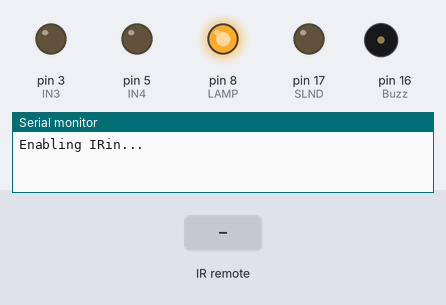
The sketch below on a simulated Arduino Uno, built with avr-gcc and run on an emulated ATmega328P. Shown: output pins drawn as LEDs (lit = HIGH), buzzer (waves = sounding, pin HIGH), the last lines printed to the serial monitor. Inputs (shaded band) come from the test bench.

Above: at 1.2 s.
1.3 s: infrared code 0x1F received
At 1.6 s:
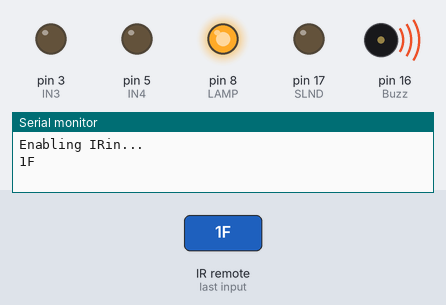
2.8 s: infrared code 0xA received
At 3.9 s:
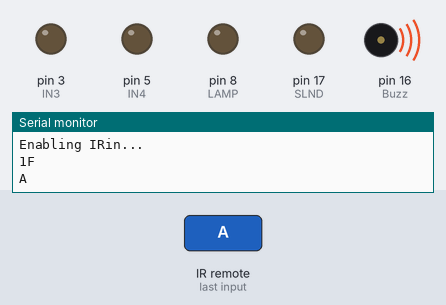
4.3 s: infrared code 0xE received
At 5.1 s:
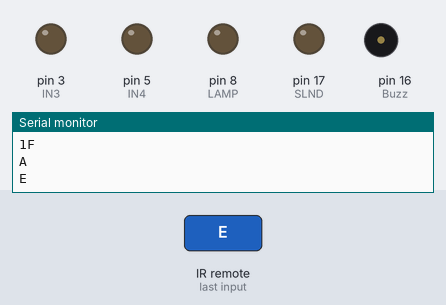
5.8 s: infrared code 0x0C received
At 6.2 s:
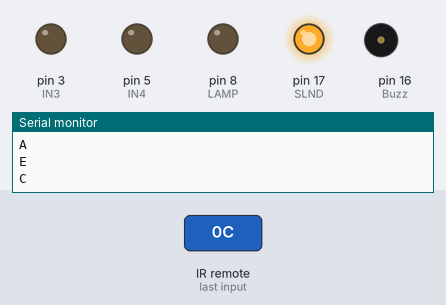
7.3 s: infrared code 0x1B received
At 8.5 s:
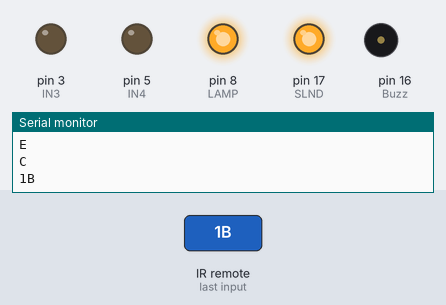
8.8 s: infrared code 0x1F received
At 9.7 s:
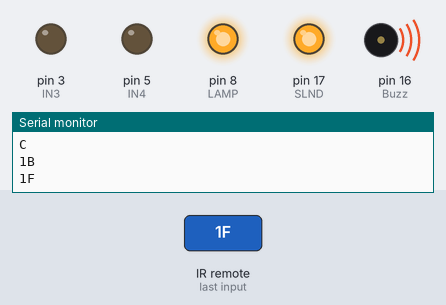
Timing chart, 0 to 11.3 s (numbered marks = the images above; inputs shaded):
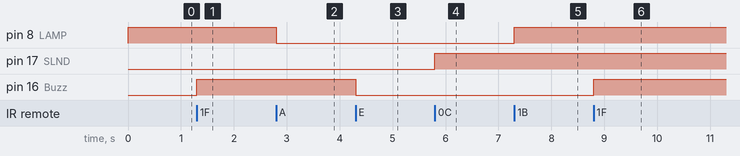

The sketch:

Home_Automation.ino
```cpp
/*
 * Title: Applience control using Remote control


 *****************Connections**********************************************
* Arduino Expansion Board                 Home Automation Connector Board
        SV1                                       J1
        SV2                                       J3
        SV3                                       J2

        Connect SV5 on Home automation connector board to 26 Pin connector on Home Automation board
 */

#include <Arduino.h>

#if !defined(RAW_BUFFER_LENGTH)
#  if RAMEND <= 0x4FF || RAMSIZE < 0x4FF
#define RAW_BUFFER_LENGTH  130  // 750 (600 if we have only 2k RAM) is the value for air condition remotes. Default is 112 if DECODE_MAGIQUEST is enabled, otherwise 100.
#define EXCLUDE_EXOTIC_PROTOCOLS // saves around 650 bytes program memory if all other protocols are active
#define EXCLUDE_UNIVERSAL_PROTOCOLS // Saves up to 1000 bytes program memory.
#  elif RAMEND <= 0x8FF || RAMSIZE < 0x8FF
#define RAW_BUFFER_LENGTH  600  // 750 (600 if we have only 2k RAM) is the value for air condition remotes. Default is 112 if DECODE_MAGIQUEST is enabled, otherwise 100.
#  else
#define RAW_BUFFER_LENGTH  750  // 750 (600 if we have only 2k RAM) is the value for air condition remotes. Default is 112 if DECODE_MAGIQUEST is enabled, otherwise 100.
#  endif
#endif

#include <IRremote.hpp>

#define LDR     13
#define LAMP     8
#define Buzz    16
#define REMOTE  15
#define SLND    17

#define EN2     0
#define IN3     3
#define IN4     5

uint8_t Key_Code;
bool state = false;

void Fan_ON();
void Fan_OFF();

void setup() {
  // put your setup code here, to run once:
  pinMode(LDR,INPUT);
  pinMode(LAMP,OUTPUT);
  pinMode(Buzz,OUTPUT);
  pinMode(EN2,OUTPUT);
  pinMode(IN3,OUTPUT);
  pinMode(IN4,OUTPUT);
  pinMode(SLND,OUTPUT);

  Fan_OFF();
  digitalWrite(SLND,LOW);
  digitalWrite(Buzz,LOW);
  digitalWrite(LAMP,HIGH);

  Serial.begin(9600);
  Serial.println(F("Enabling IRin..."));
  IrReceiver.begin(REMOTE, DISABLE_LED_FEEDBACK);
}

void loop() {
  // put your main code here, to run repeatedly:
   if(IrReceiver.decode()){
    //IrReceiver.printIRResultShort(&Serial, true,true);
   // Key_Code = IrReceiver.decodedIRData.command;
    Serial.println(IrReceiver.decodedIRData.command,HEX);
  }
  IrReceiver.resume();


  if(IrReceiver.decodedIRData.command == 0x12){
      Fan_OFF();
      digitalWrite(SLND,LOW);
      digitalWrite(LAMP,HIGH);
      digitalWrite(Buzz,LOW);
      Key_Code = '\0';
      //delay(350);
  }

  if(IrReceiver.decodedIRData.command == 0x1F){

     digitalWrite(Buzz,HIGH);


  }

   if(IrReceiver.decodedIRData.command == 0xE){

     digitalWrite(Buzz,LOW);


  }


  if(IrReceiver.decodedIRData.command == 0xA){
    digitalWrite(LAMP,LOW);
    Key_Code = '\0';
    //delay(350);
  }

  if(IrReceiver.decodedIRData.command == 0x1B){
    digitalWrite(LAMP,HIGH);
    Key_Code = '\0';
   // delay(350);
  }

  if(IrReceiver.decodedIRData.command == 0x0C){
    digitalWrite(SLND,HIGH);
    Key_Code = '\0';
    //delay(350);
  }

  if(IrReceiver.decodedIRData.command == 0x0D){
    digitalWrite(SLND,LOW);
    Key_Code = '\0';
    //delay(350);
  }

  //delay(100);


  // Serial.print("LDR Status: ");
  // Serial.println(digitalRead(LDR));
  //Key_Code = '\0';
}


void Fan_ON(){
  digitalWrite(EN2,HIGH);
  digitalWrite(IN3,HIGH);
  digitalWrite(IN4,LOW);
}

void Fan_OFF(){
  digitalWrite(EN2,LOW);
  digitalWrite(IN3,LOW);
  digitalWrite(IN4,LOW);
}
```

Measured:
- after the input at 1.3 s, pin 16 (Buzz): LOW → HIGH at once
- after the input at 2.8 s, pin 8 (LAMP): HIGH → LOW at once
- after the input at 4.3 s, pin 16 (Buzz): HIGH → LOW at once
- after the input at 5.8 s, pin 17 (SLND): LOW → HIGH at once
- after the input at 7.3 s, pin 8 (LAMP): LOW → HIGH at once
- after the input at 8.8 s, pin 16 (Buzz): LOW → HIGH at once
